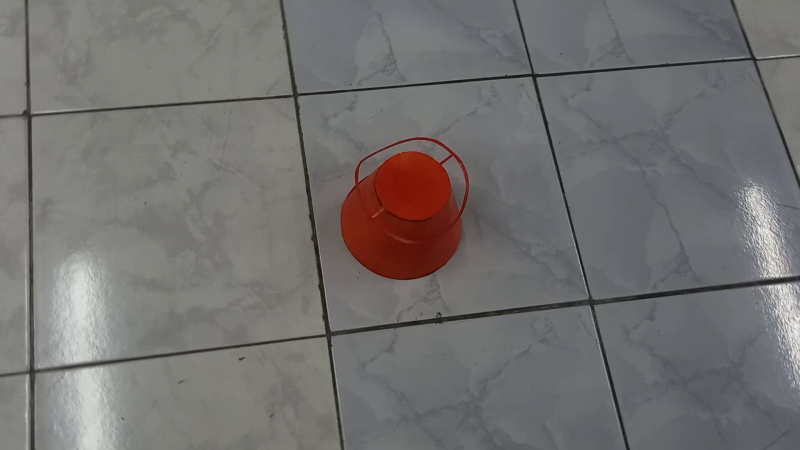
#> input picture Aero-payload-image/file108.png, 800 x 450 px, given in place of the camera
$ python 'TVDM Color Detect.py'
#> lines starting #> are read from the running program, lines starting #| are printed output that depends on the picture; after the words box and inside, x2 and y2 are one past the last pixel; in counts of white or black regions, pixels touching at a corner belong together
import cv2
import numpy as np

cam = cv2.VideoCapture(0)
cam.set(cv2.CAP_PROP_FRAME_WIDTH, 640)
cam.set(cv2.CAP_PROP_FRAME_HEIGHT, 480)
servo1 = 0
servo2 = 0
servo3 = 0
servo4 = 0
fps1 = 0
fps2 = 0
fps3 = 0
fps4 = 0
red = (0, 0, 255)
blue = (255, 0, 0)
green = (0, 255, 0)
purple = (255, 87, 170)


def rectangle(servo, fps, cnt, color):
    area = cv2.contourArea(cnt)
    (x, y, w, h) = cv2.boundingRect(cnt)
    if area > 10:
        if 330 > x > 270 and 250 > y > 190:
        # if (x,y) == pixel_center :
            cv2.rectangle(frame, (x, y), (x + w, y + h), color, 2)
            if servo == 0:
                fps += 1
                seconds = int(fps / 28)
                print(seconds)
                if fps == 300:
                    servo += 1


def find_mask(masks, servo, fps, color):
    contours, _ = cv2.findContours(masks, cv2.RETR_TREE, cv2.CHAIN_APPROX_NONE)
    contours = sorted(contours, key=lambda x: cv2.contourArea(x), reverse=True)
    for cnt in contours:
        rectangle(servo, fps, cnt, color)
        break


while True:
    _, cap = cam.read()
#> cap is the input picture: shape (450, 800, 3); mean B, G, R 112.5, 113.5, 115.2
    frame = cv2.flip(cap, 1)
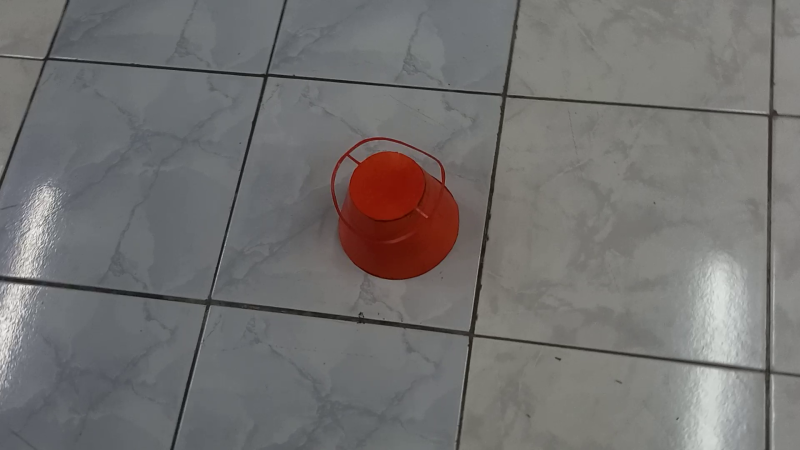
#> frame: shape (450, 800, 3); mean B, G, R 112.5, 113.5, 115.2
    height, width, _ = frame.shape
#> height = 450; width = 800
    hsv_frame = cv2.cvtColor(frame, cv2.COLOR_BGR2HSV)
#> hsv_frame: shape (450, 800, 3); mean H, S, V 63.8, 20.7, 118.5


    x_axis = int(width/2)
#> x_axis = 400
    y_axis = int(height/2)
#> y_axis = 225
    pixel_center = hsv_frame[y_axis, x_axis]
#> pixel_center = [5, 235, 100]
    hue_value = pixel_center[0]
#> hue_value = 5
    cv2.circle(frame, (x_axis, y_axis), 5, (0, 0, 0), 2)
#> frame: shape (450, 800, 3); 0.02% of pixels changed, all inside (x1, y1, x2, y2) = (394, 219, 407, 232)


    # lower mask (0-10)
    lower_red = np.array([0, 50, 50])
    upper_red = np.array([5, 255, 255])
    mask0 = cv2.inRange(hsv_frame, lower_red, upper_red)
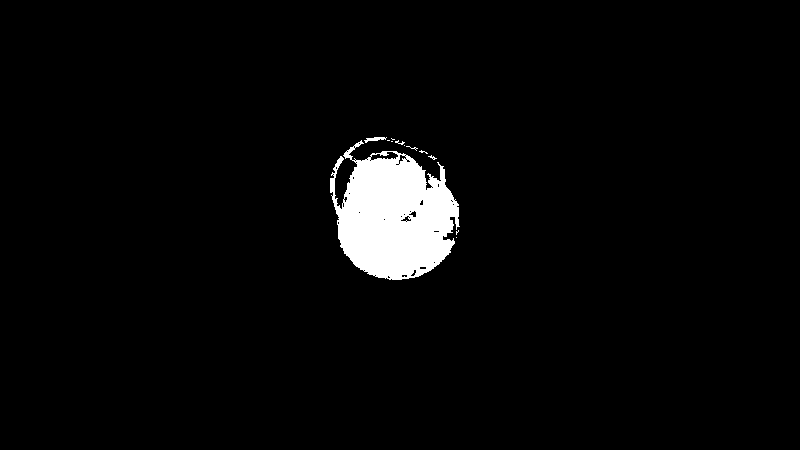
#> mask0: shape (450, 800); 3.4% white; 12 white regions (9 under 20 px), largest, box (x1, y1, x2, y2) and area: (330, 140, 460, 280) 11940, (364, 137, 387, 143) 68, (395, 140, 405, 145) 20
    # upper mask (170-180)
    lower_red = np.array([172, 120, 50])
    upper_red = np.array([180, 255, 255])
    mask1 = cv2.inRange(hsv_frame, lower_red, upper_red)
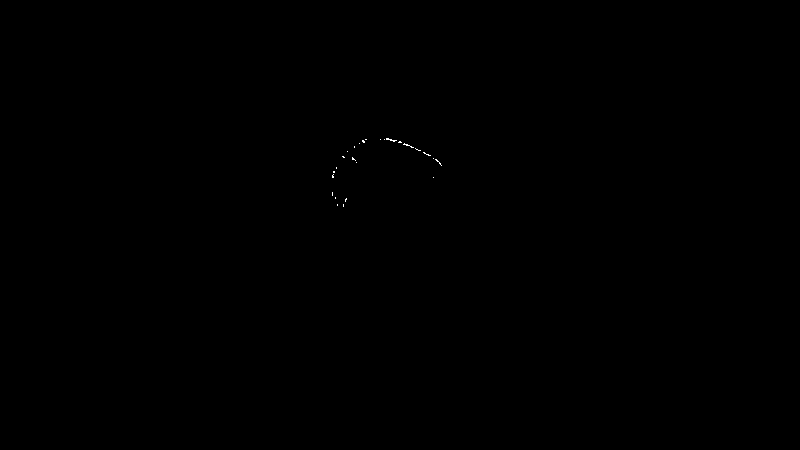
#> mask1: shape (450, 800); 0.03% white in thin lines or dots, all inside (x1, y1, x2, y2) = (332, 138, 442, 207)
    # join my masks
    red_mask = mask0 + mask1
#> red_mask: shape (450, 800); 3.4% white; 3 white regions (2 under 20 px)

    # green color
    low_green = np.array([51, 87, 0])
    high_green = np.array([65, 255, 255])
    green_mask = cv2.inRange(hsv_frame, low_green, high_green)  # Color range
#> green_mask: shape (450, 800); every value is 0

    # blue color
    low_blue = np.array([88, 128, 0])
    high_blue = np.array([132, 255, 255])
    blue_mask = cv2.inRange(hsv_frame, low_blue, high_blue)  # Color range

    # purple color
    low_purple = np.array([23, 85, 199])
    high_purple = np.array([36, 151, 255])
    purple_mask = cv2.inRange(hsv_frame, low_purple, high_purple)  # Color range

    find_mask(red_mask, servo1, fps1, red)
#> in find_mask, `contours, _ = cv2.findContours(masks, cv2.RETR_TREE, cv2.CHAIN_APPROX_..`: contours = 42 contours, 34 with area under 20; largest, box (x1, y1, x2, y2) and area: (330, 137, 460, 280) 13970, (348, 139, 442, 191) 1292, (334, 157, 358, 210) 618, (370, 151, 399, 161) 146, (398, 154, 407, 165) 40, (400, 215, 412, 222) 36, (408, 210, 417, 218) 32, (410, 269, 417, 277) 22
#> the loop in find_mask, `for cnt in contours:` made 1 pass
    find_mask(green_mask, servo2, fps2, green)
    find_mask(blue_mask, servo3, fps3, blue)
    find_mask(purple_mask, servo4, fps4, purple)

    # cv2.rectangle(frame, (280, 200), (360, 280), (0, 0, 0), 2)
    cv2.rectangle(frame, (310, 230), (330, 250), (0, 0, 0), 2)
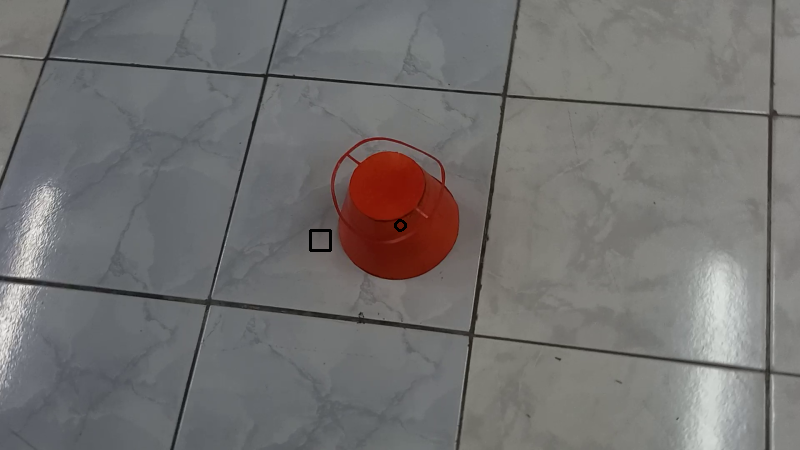
#> frame: shape (450, 800, 3); mean B, G, R 112.4, 113.4, 115.1
    cv2.imshow("Frame", frame)
    # [6 lines of commented-out code are left out]
    if servo1 == 1:
        print('servo 1 (merah) gerak "harusnya"')
        servo1 += 1

    if servo2 == 1:
        print('servo 2 (Hijau) gerak "harusnya')
        servo2 += 1

    if servo3 == 1:
        print('servo 3 (Biru) gerak "harusnya')
        servo3 += 1

    if servo4 == 1:
        print('servo 4 (Ungu) gerak "harusnya')
        servo4 += 1

    key = cv2.waitKey(1)
#> (key Esc is pressed here)
    if key == 27:
        break
cam.release()
cv2.destroyAllWindows()


# [150 lines of commented-out code are left out]

$ run again, on Aero-payload-image/file109.png
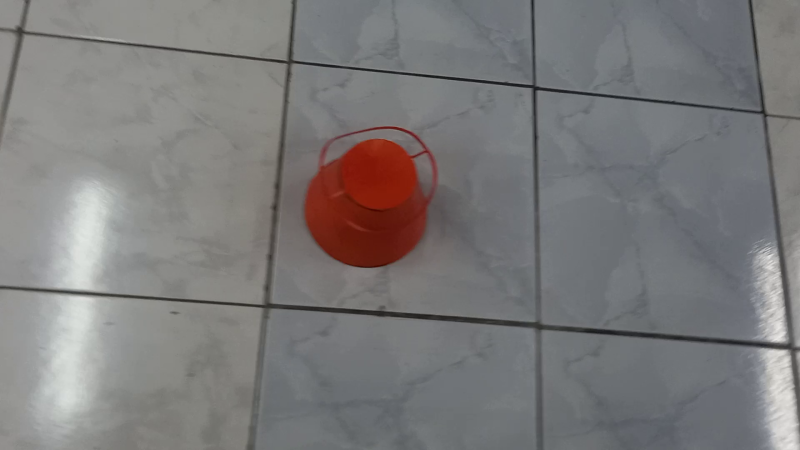
#> input picture Aero-payload-image/file109.png, 800 x 450 px, given in place of the camera
#> cap is the input picture: shape (450, 800, 3); mean B, G, R 122.2, 122.1, 123.6
#> hsv_frame: shape (450, 800, 3); mean H, S, V 69.7, 19.3, 127.5
#> pixel_center = [3, 218, 97]
#> hue_value = 3
#> `mask0 = cv2.inRange(hsv_frame, lower_red, upper_red)`:
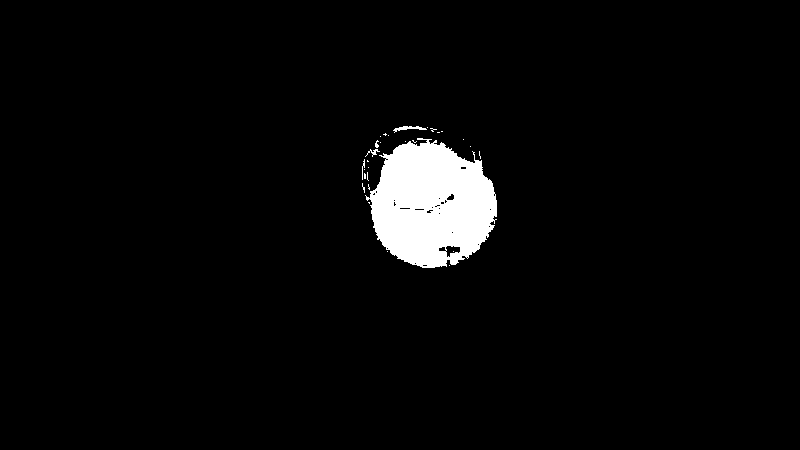
#> mask0: shape (450, 800); 3.4% white; 29 white regions (24 under 20 px), largest, box (x1, y1, x2, y2) and area: (365, 138, 497, 268) 12122, (393, 126, 427, 133) 95, (365, 149, 380, 157) 40, (362, 159, 365, 180) 27, (375, 140, 379, 148) 20
#> mask1: shape (450, 800); 0.04% white in thin lines or dots, all inside (x1, y1, x2, y2) = (364, 127, 461, 261)
#> red_mask: shape (450, 800); 3.5% white; 15 white regions (14 under 20 px)
#> green_mask: shape (450, 800); every value is 0
#> contours = 49 contours, 44 with area under 20; largest, box (x1, y1, x2, y2) and area: (362, 126, 497, 268) 12306, (445, 245, 461, 258) 114, (446, 193, 455, 201) 38, (438, 246, 447, 252) 31, (399, 207, 411, 210) 20
#> the loop in find_mask, `for cnt in contours:` made 1 pass
#> `cv2.rectangle(frame, (310, 230), (330, 250), (0, 0, 0), 2)`:
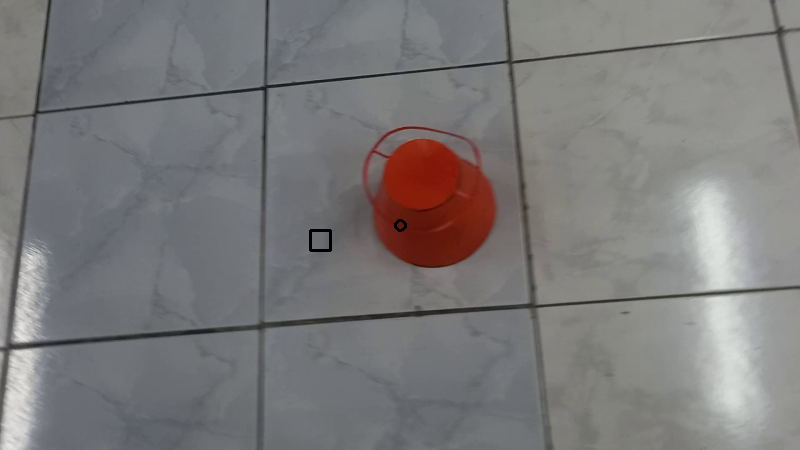
#> frame: shape (450, 800, 3); mean B, G, R 122.1, 122, 123.5

$ run again, on Aero-payload-image/file112.png
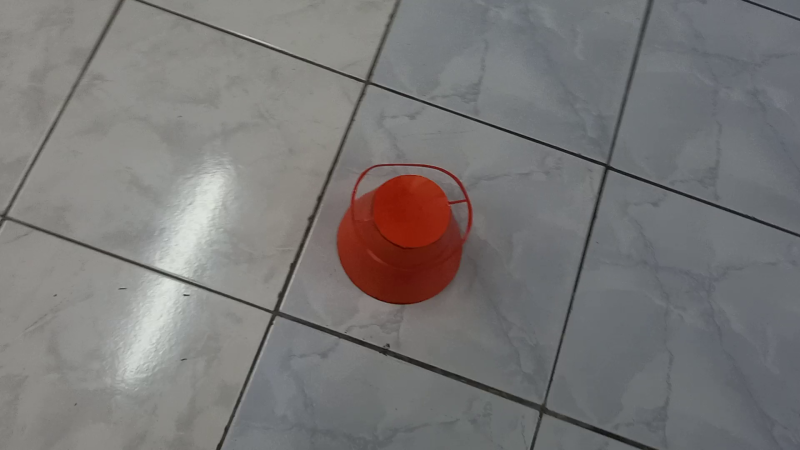
#> input picture Aero-payload-image/file112.png, 800 x 450 px, given in place of the camera
#> cap is the input picture: shape (450, 800, 3); mean B, G, R 119.3, 119.9, 121.7
#> hsv_frame: shape (450, 800, 3); mean H, S, V 64.9, 20.4, 125.4
#> pixel_center = [5, 242, 136]
#> hue_value = 5
#> `mask0 = cv2.inRange(hsv_frame, lower_red, upper_red)`:
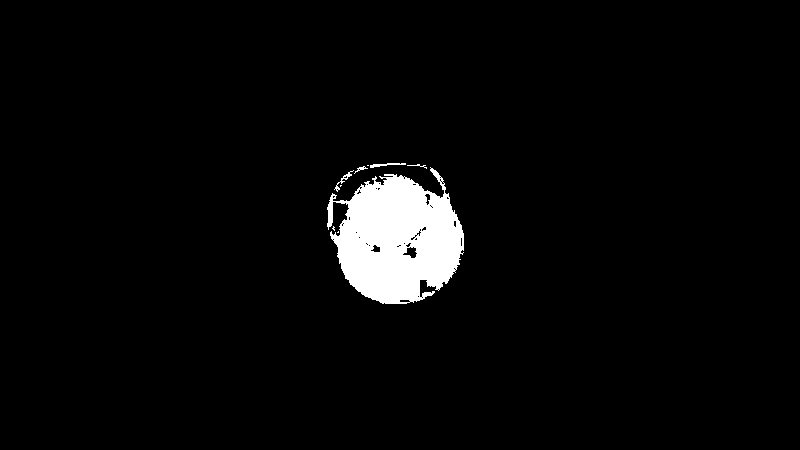
#> mask0: shape (450, 800); 3.5% white; 9 white regions (4 under 20 px), largest, box (x1, y1, x2, y2) and area: (327, 167, 464, 304) 12505, (370, 163, 406, 168) 82, (334, 170, 354, 192) 74, (354, 166, 368, 174) 32, (407, 164, 427, 169) 27
#> mask1: shape (450, 800); 0.04% white in thin lines or dots, all inside (x1, y1, x2, y2) = (329, 164, 448, 302)
#> red_mask: shape (450, 800); 3.6% white; 2 white regions (1 under 20 px)
#> green_mask: shape (450, 800); every value is 0
#> contours = 46 contours, 39 with area under 20; largest, box (x1, y1, x2, y2) and area: (327, 163, 464, 304) 14871, (334, 164, 445, 202) 1790, (331, 201, 350, 237) 378, (402, 246, 418, 259) 106, (370, 244, 381, 253) 52, (424, 193, 431, 206) 42, (399, 299, 411, 303) 30
#> the loop in find_mask, `for cnt in contours:` made 1 pass
#> `cv2.rectangle(frame, (310, 230), (330, 250), (0, 0, 0), 2)`:
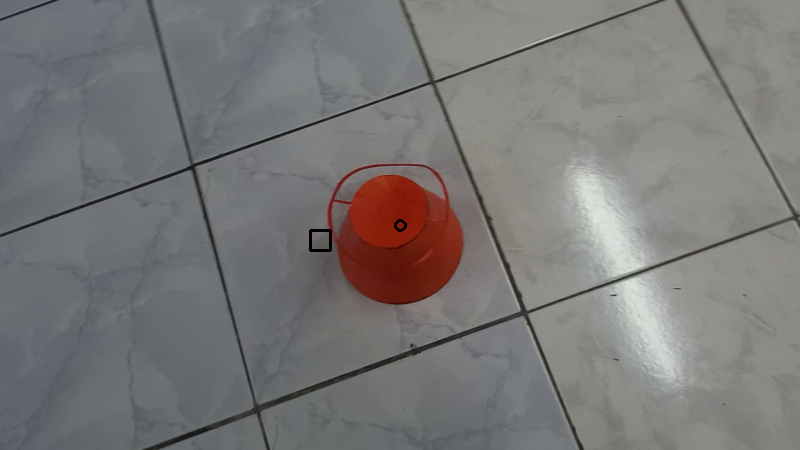
#> frame: shape (450, 800, 3); mean B, G, R 119.2, 119.8, 121.6
